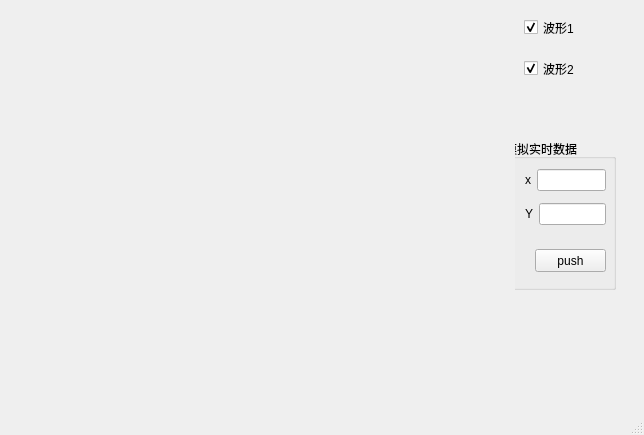
<?xml version="1.0" encoding="UTF-8"?>
<ui version="4.0">
 <class>MainWindow</class>
 <widget class="QMainWindow" name="MainWindow">
  <property name="geometry">
   <rect>
    <x>0</x>
    <y>0</y>
    <width>644</width>
    <height>435</height>
   </rect>
  </property>
  <property name="windowTitle">
   <string>MainWindow</string>
  </property>
  <widget class="QWidget" name="centralwidget">
   <layout class="QHBoxLayout" name="horizontalLayout">
    <item>
     <widget class="QCustomPlot" name="widget_1" native="true"/>
    </item>
    <item>
     <widget class="QWidget" name="widget" native="true">
      <property name="maximumSize">
       <size>
        <width>120</width>
        <height>2000</height>
       </size>
      </property>
      <widget class="QCheckBox" name="checkBox_1">
       <property name="enabled">
        <bool>true</bool>
       </property>
       <property name="geometry">
        <rect>
         <x>9</x>
         <y>9</y>
         <width>52</width>
         <height>19</height>
        </rect>
       </property>
       <property name="text">
        <string>波形1</string>
       </property>
       <property name="checked">
        <bool>true</bool>
       </property>
      </widget>
      <widget class="QCheckBox" name="checkBox_2">
       <property name="geometry">
        <rect>
         <x>9</x>
         <y>50</y>
         <width>52</width>
         <height>19</height>
        </rect>
       </property>
       <property name="text">
        <string>波形2</string>
       </property>
       <property name="checked">
        <bool>true</bool>
       </property>
      </widget>
      <widget class="QGroupBox" name="groupBox">
       <property name="geometry">
        <rect>
         <x>-10</x>
         <y>130</y>
         <width>111</width>
         <height>151</height>
        </rect>
       </property>
       <property name="title">
        <string>模拟实时数据</string>
       </property>
       <widget class="QPushButton" name="pushButton_2">
        <property name="geometry">
         <rect>
          <x>30</x>
          <y>110</y>
          <width>71</width>
          <height>23</height>
         </rect>
        </property>
        <property name="text">
         <string>push</string>
        </property>
       </widget>
       <widget class="QWidget" name="layoutWidget_2">
        <property name="geometry">
         <rect>
          <x>20</x>
          <y>30</y>
          <width>81</width>
          <height>61</height>
         </rect>
        </property>
        <layout class="QVBoxLayout" name="verticalLayout_3">
         <item>
          <layout class="QFormLayout" name="formLayout_3">
           <item row="0" column="0">
            <widget class="QLabel" name="LabelX_2">
             <property name="styleSheet">
              <string notr="true">font: 14pt &quot;黑体&quot;;</string>
             </property>
             <property name="text">
              <string>x</string>
             </property>
            </widget>
           </item>
           <item row="0" column="1">
            <widget class="QLineEdit" name="LineX_2"/>
           </item>
          </layout>
         </item>
         <item>
          <layout class="QFormLayout" name="formLayout_4">
           <item row="0" column="0">
            <widget class="QLabel" name="LabelY_2">
             <property name="styleSheet">
              <string notr="true">font: 14pt &quot;黑体&quot;;</string>
             </property>
             <property name="text">
              <string>Y</string>
             </property>
            </widget>
           </item>
           <item row="0" column="1">
            <widget class="QLineEdit" name="LineY_2"/>
           </item>
          </layout>
         </item>
        </layout>
       </widget>
      </widget>
     </widget>
    </item>
   </layout>
  </widget>
  <widget class="QMenuBar" name="menubar">
   <property name="geometry">
    <rect>
     <x>0</x>
     <y>0</y>
     <width>644</width>
     <height>26</height>
    </rect>
   </property>
  </widget>
  <widget class="QStatusBar" name="statusbar"/>
 </widget>
 <customwidgets>
  <customwidget>
   <class>QCustomPlot</class>
   <extends>QWidget</extends>
   <header>qcustomplot.h</header>
   <container>1</container>
  </customwidget>
 </customwidgets>
 <resources/>
 <connections/>
</ui>
